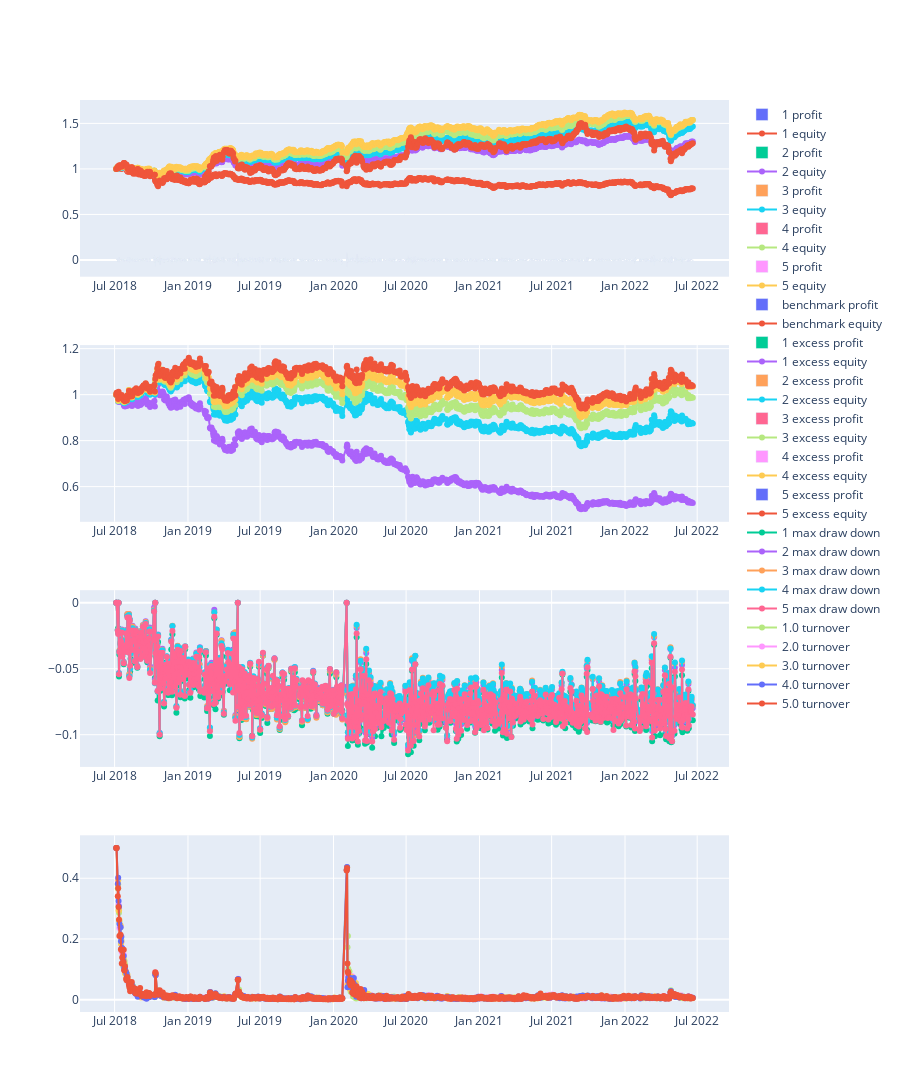

Write notebook code for a chart like this one.
### Markdown cell above
## Plot the Rebalance Result

### Code cell
n = 5
balance_res = rebalance(pred_label, benchmark, commission_ratio=0.001, N=n)

### Figure 1 — Plotly figure (JSON) as saved in the notebook; plotly's stock layout.template omitted (floating-point values rounded to 4 significant figures; data arrays with more than 128 entries replaced by an {"elided": "..."} marker saying what was removed)
{"data": [{"name": "1 profit", "type": "bar", "x": {"elided": "960 str values"}, "xaxis": "x", "y": {"elided": "960 float values"}, "yaxis": "y"}, {"mode": "lines+markers", "name": "1 equity", "type": "scatter", "x": {"elided": "960 str values"}, "xaxis": "x", "y": {"elided": "960 float values"}, "yaxis": "y"}, {"name": "2 profit", "type": "bar", "x": {"elided": "960 str values"}, "xaxis": "x", "y": {"elided": "960 float values"}, "yaxis": "y"}, {"mode": "lines+markers", "name": "2 equity", "type": "scatter", "x": {"elided": "960 str values"}, "xaxis": "x", "y": {"elided": "960 float values"}, "yaxis": "y"}, {"name": "3 profit", "type": "bar", "x": {"elided": "960 str values"}, "xaxis": "x", "y": {"elided": "960 float values"}, "yaxis": "y"}, {"mode": "lines+markers", "name": "3 equity", "type": "scatter", "x": {"elided": "960 str values"}, "xaxis": "x", "y": {"elided": "960 float values"}, "yaxis": "y"}, {"name": "4 profit", "type": "bar", "x": {"elided": "960 str values"}, "xaxis": "x", "y": {"elided": "960 float values"}, "yaxis": "y"}, {"mode": "lines+markers", "name": "4 equity", "type": "scatter", "x": {"elided": "960 str values"}, "xaxis": "x", "y": {"elided": "960 float values"}, "yaxis": "y"}, {"name": "5 profit", "type": "bar", "x": {"elided": "960 str values"}, "xaxis": "x", "y": {"elided": "960 float values"}, "yaxis": "y"}, {"mode": "lines+markers", "name": "5 equity", "type": "scatter", "x": {"elided": "960 str values"}, "xaxis": "x", "y": {"elided": "960 float values"}, "yaxis": "y"}, {"name": "benchmark profit", "type": "bar", "x": {"elided": "960 str values"}, "xaxis": "x", "y": {"elided": "960 float values"}, "yaxis": "y"}, {"mode": "lines+markers", "name": "benchmark equity", "type": "scatter", "x": {"elided": "960 str values"}, "xaxis": "x", "y": {"elided": "960 float values"}, "yaxis": "y"}, {"name": "1 excess profit", "type": "bar", "x": {"elided": "960 str values"}, "xaxis": "x", "y": {"elided": "960 float values"}, "yaxis": "y"}, {"mode": "lines+markers", "name": "1 excess equity", "type": "scatter", "x": {"elided": "960 str values"}, "xaxis": "x2", "y": {"elided": "960 float values"}, "yaxis": "y2"}, {"name": "2 excess profit", "type": "bar", "x": {"elided": "960 str values"}, "xaxis": "x", "y": {"elided": "960 float values"}, "yaxis": "y"}, {"mode": "lines+markers", "name": "2 excess equity", "type": "scatter", "x": {"elided": "960 str values"}, "xaxis": "x2", "y": {"elided": "960 float values"}, "yaxis": "y2"}, {"name": "3 excess profit", "type": "bar", "x": {"elided": "960 str values"}, "xaxis": "x", "y": {"elided": "960 float values"}, "yaxis": "y"}, {"mode": "lines+markers", "name": "3 excess equity", "type": "scatter", "x": {"elided": "960 str values"}, "xaxis": "x2", "y": {"elided": "960 float values"}, "yaxis": "y2"}, {"name": "4 excess profit", "type": "bar", "x": {"elided": "960 str values"}, "xaxis": "x", "y": {"elided": "960 float values"}, "yaxis": "y"}, {"mode": "lines+markers", "name": "4 excess equity", "type": "scatter", "x": {"elided": "960 str values"}, "xaxis": "x2", "y": {"elided": "960 float values"}, "yaxis": "y2"}, {"name": "5 excess profit", "type": "bar", "x": {"elided": "960 str values"}, "xaxis": "x", "y": {"elided": "960 float values"}, "yaxis": "y"}, {"mode": "lines+markers", "name": "5 excess equity", "type": "scatter", "x": {"elided": "960 str values"}, "xaxis": "x2", "y": {"elided": "960 float values"}, "yaxis": "y2"}, {"mode": "lines+markers", "name": "1 max draw down", "type": "scatter", "x": {"elided": "960 str values"}, "xaxis": "x3", "y": {"elided": "960 float values"}, "yaxis": "y3"}, {"mode": "lines+markers", "name": "2 max draw down", "type": "scatter", "x": {"elided": "960 str values"}, "xaxis": "x3", "y": {"elided": "960 float values"}, "yaxis": "y3"}, {"mode": "lines+markers", "name": "3 max draw down", "type": "scatter", "x": {"elided": "960 str values"}, "xaxis": "x3", "y": {"elided": "960 float values"}, "yaxis": "y3"}, {"mode": "lines+markers", "name": "4 max draw down", "type": "scatter", "x": {"elided": "960 str values"}, "xaxis": "x3", "y": {"elided": "960 float values"}, "yaxis": "y3"}, {"mode": "lines+markers", "name": "5 max draw down", "type": "scatter", "x": {"elided": "960 str values"}, "xaxis": "x3", "y": {"elided": "960 float values"}, "yaxis": "y3"}, {"mode": "lines+markers", "name": "1.0 turnover", "type": "scatter", "x": {"elided": "960 str values"}, "xaxis": "x4", "y": {"elided": "960 float values"}, "yaxis": "y4"}, {"mode": "lines+markers", "name": "2.0 turnover", "type": "scatter", "x": {"elided": "960 str values"}, "xaxis": "x4", "y": {"elided": "960 float values"}, "yaxis": "y4"}, {"mode": "lines+markers", "name": "3.0 turnover", "type": "scatter", "x": {"elided": "960 str values"}, "xaxis": "x4", "y": {"elided": "960 float values"}, "yaxis": "y4"}, {"mode": "lines+markers", "name": "4.0 turnover", "type": "scatter", "x": {"elided": "960 str values"}, "xaxis": "x4", "y": {"elided": "960 float values"}, "yaxis": "y4"}, {"mode": "lines+markers", "name": "5.0 turnover", "type": "scatter", "x": {"elided": "960 str values"}, "xaxis": "x4", "y": {"elided": "960 float values"}, "yaxis": "y4"}], "layout": {"height": 3200, "xaxis": {"anchor": "y", "domain": [0, 1]}, "xaxis2": {"anchor": "y2", "domain": [0, 1]}, "xaxis3": {"anchor": "y3", "domain": [0, 1]}, "xaxis4": {"anchor": "y4", "domain": [0, 1]}, "yaxis": {"anchor": "x", "domain": [0.8063, 1]}, "yaxis2": {"anchor": "x2", "domain": [0.5375, 0.7312]}, "yaxis3": {"anchor": "x3", "domain": [0.2687, 0.4625]}, "yaxis4": {"anchor": "x4", "domain": [0, 0.1938]}}}
